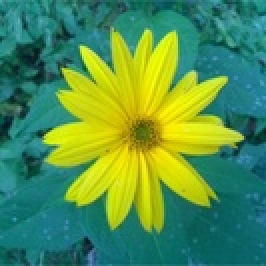
%> input picture img/kytka256.jpg, 133 x 133 px, shrunk from 256 x 256 before the run (shown 2 times larger)
$ octave Picture_work5.m   (GNU Octave 9; MATLAB toolbox functions it lacks are replaced by stand-ins)
%> lines starting %> are read from the running program, lines starting %| are printed output that depends on the picture; in (x1, y1, x2, y2) boxes, pixels count from 0 and x2, y2 are one past the last pixel; in counts of white or black regions, pixels touching at a corner belong together; the program's own positions count from 1
img = imread("img\kytka256.jpg");
%> img is the input picture: size 133x133x3 uint8; mean R, G, B 83.4, 144.8, 79.5
img_gray = rgb2gray(img);
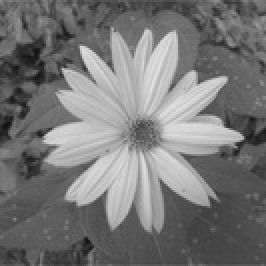
%> img_gray: size 133x133 uint8 (shown 2 times larger); min 18, max 226, mean 119

thresh = graythresh(img_gray);
%> thresh = 0.537
img_bin = imbinarize(img_gray,thresh);
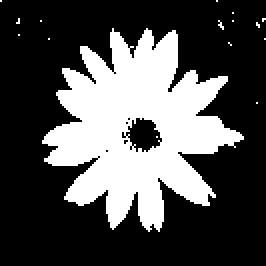
%> img_bin: size 133x133 logical (shown 2 times larger); 31% white; 16 white regions (15 under 20 px), largest, box (x1, y1, x2, y2) and area: (21, 14, 122, 116) 5452
imshow(img_bin)

%% Rozdělení a 6 barevných shluků
close all;
double_img = double(img_gray);
indx = kmeans(double_img(:),6);
a = reshape(indx,size(img_gray));
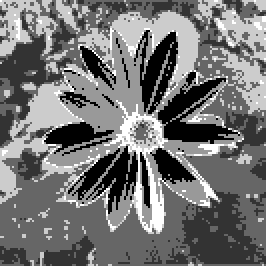
%> a: size 133x133 double (shown 2 times larger); min 1, max 6, mean 3.27; drawn with min black and max white
imshow(a,[]);
%% Spojení barevné kytky a černobíleho pozadí
close all;
thresh = graythresh(img);
%> thresh = 0.361
hsv_img = rgb2hsv(img);
%> hsv_img: size 133x133x3 double; mean H, S, V 0.385, 0.811, 0.579
hsv1 = hsv_img(:,:,1);
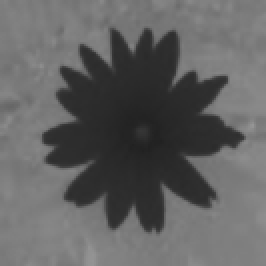
%> hsv1: size 133x133 double (shown 2 times larger); min 0.13, max 0.592, mean 0.385
maska1 = imbinarize(hsv1,thresh);
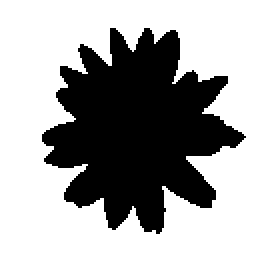
%> maska1: size 133x133 logical (shown 2 times larger); 65.5% white; 1 black region, box (x1, y1, x2, y2) and area: (21, 14, 123, 117) 6095
maska2 = ~maska1;
maska1= uint8(maska1);
maska2 = uint8(maska2);
kytka = img .* maska2;
%> kytka: size 133x133x3 uint8; mean H, S, V 65.2, 69.9, 7.8
pozadi = img_gray .* maska1;
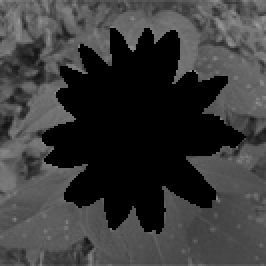
%> pozadi: size 133x133 uint8 (shown 2 times larger); min 0, max 158, mean 57.6


d = kytka + pozadi;
%> d: size 133x133x3 uint8; mean H, S, V 122.8, 127.5, 65.4

imshow(d);

%% Ukázka práce s vektory
v = [10 20 30 40 50];
v(4)
v(logical([0 0 1 1 0]))

%% Možnosti jak pracovat s obrázkem
%> (the run ends here)

$ run again, with img/flover_color.jfif saved as img/kytka256.jpg
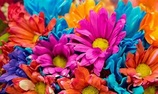
%> input picture img/flover_color.jfif, 158 x 94 px, shrunk from 303 x 180 before the run
%> img is the input picture: size 94x158x3 uint8; mean R, G, B 154.8, 79.8, 95.8
%> `thresh = graythresh(img_gray);`: thresh = 0.404
%> `img_bin = imbinarize(img_gray,thresh);`:
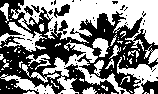
%> img_bin: size 94x158 logical; 50.7% white; 47 black regions (41 under 20 px), largest, box (x1, y1, x2, y2) and area: (0, 0, 158, 94) 6758, (141, 80, 158, 94) 162, (54, 4, 70, 18) 113, (58, 20, 68, 35) 71, (24, 6, 33, 16) 47, (31, 5, 40, 13) 31
%> `thresh = graythresh(img);`: thresh = 0.451
%> hsv_img: size 94x158x3 double; mean H, S, V 0.502, 0.794, 0.725
%> maska1: size 94x158 logical; 61% white; 20 black regions (10 under 20 px), largest, box (x1, y1, x2, y2) and area: (121, 0, 158, 86) 1750, (0, 2, 44, 63) 1177, (58, 0, 116, 30) 797
%> kytka: size 94x158x3 uint8; mean H, S, V 78.3, 37.5, 16
%> `pozadi = img_gray .* maska1;`:
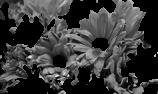
%> pozadi: size 94x158 uint8; min 0, max 234, mean 56.8
%> d: size 94x158x3 uint8; mean H, S, V 135.1, 94.3, 72.8
